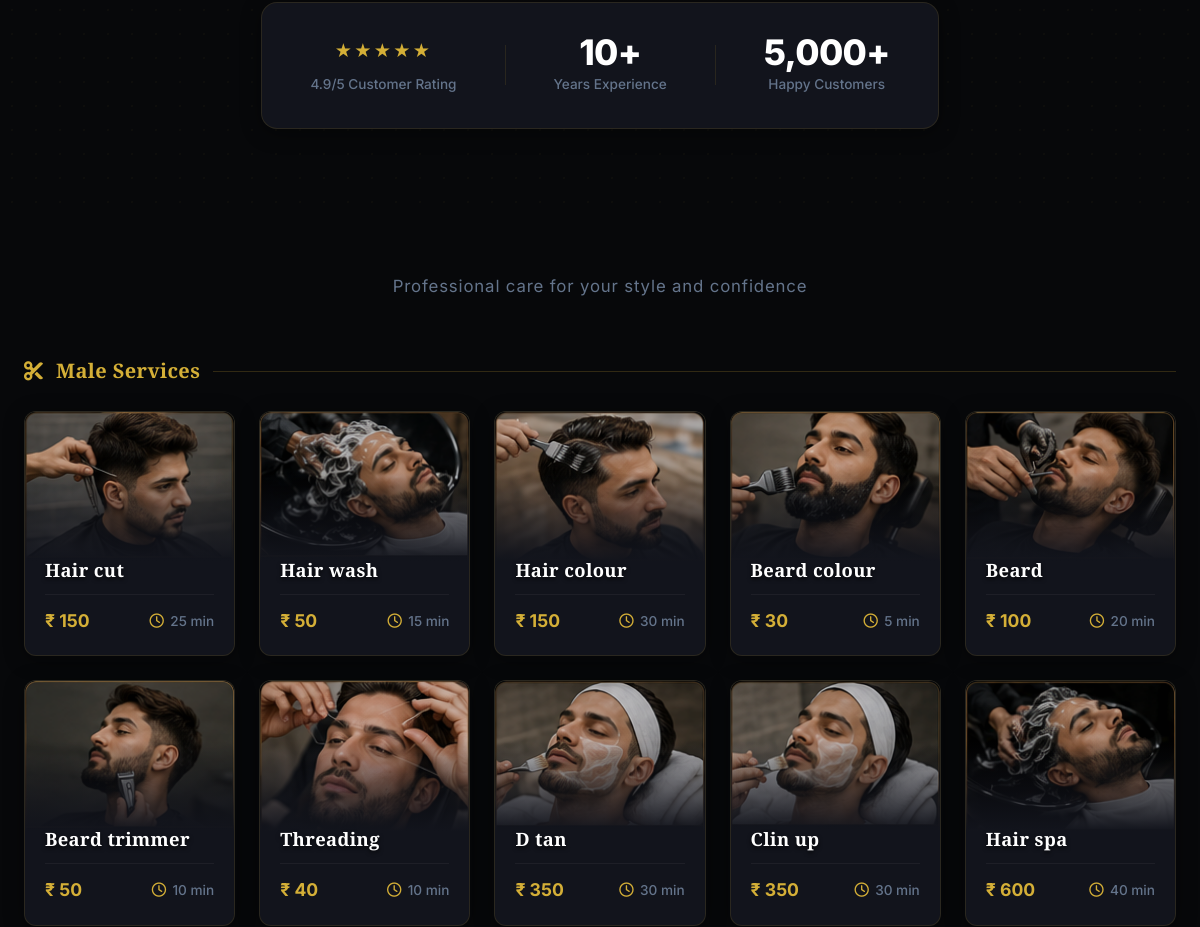
The app's page / (middle part), older data.
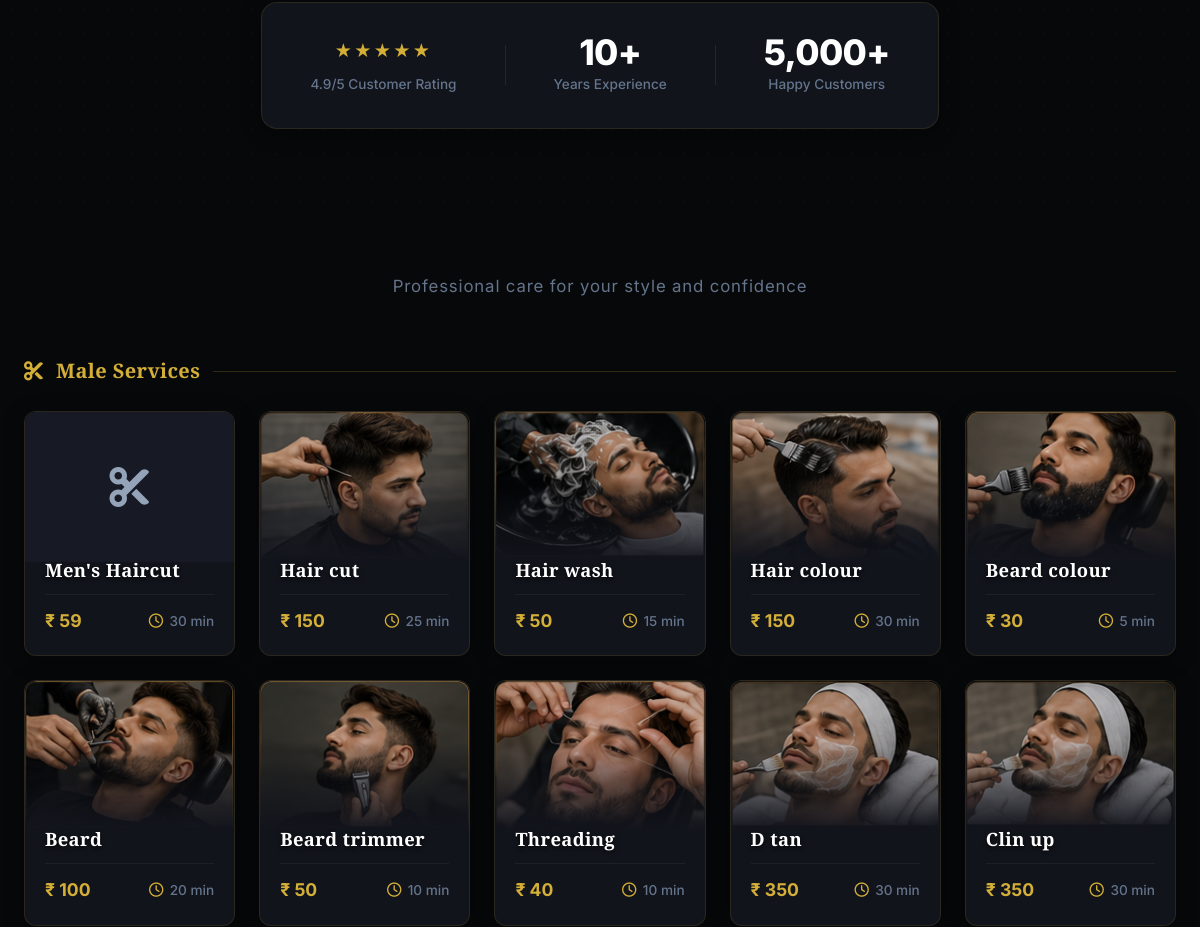
The same page, newer data.
### booking/models.py (models this page shows, shortened)
class Service(models.Model):
    CATEGORY_CHOICES = [
        ('MALE', 'Male Services'),
        ('FEMALE', 'Female Services'),
    ]
    name = models.CharField(max_length=100)
    category = models.CharField(max_length=20, choices=CATEGORY_CHOICES, default='MALE')
    description = models.TextField()
    price = models.DecimalField(max_digits=8, decimal_places=2)
    duration = models.PositiveIntegerField(help_text="Duration in minutes")
    image = models.ImageField(upload_to='services/', null=True, blank=True)
    icon = models.CharField(
        max_length=50,
        default='scissors',
        help_text="Font Awesome icon name (e.g. scissors, star, spa)"
    )
    is_active = models.BooleanField(default=True)
    sort_order = models.PositiveIntegerField(default=0)
    created_at = models.DateTimeField(auto_now_add=True)
    class Meta:
        ordering = ['sort_order', 'price']
        verbose_name = 'Service'
        verbose_name_plural = 'Services'

### booking/views.py (the view)
# urls.py: path('', views.home, name='home'),
def home(request):
    male_services = Service.objects.filter(is_active=True, category='MALE')
    female_services = Service.objects.filter(is_active=True, category='FEMALE')
    barbers = list(Barber.objects.filter(is_active=True))
    featured = next((b for b in barbers if b.name == 'Prashant Borhade'), None)
    barbers.sort(key=lambda b: (b is not featured, -float(b.rating)))
    business_hours = {bh.day: bh for bh in BusinessHour.objects.all()}
    now = timezone.localtime()
    for b in barbers:
        b.is_featured = b is featured
        next_slot = _barber_next_slot(b, business_hours, now)
        if next_slot:
            if next_slot.date() == now.date():
                b.next_slot_label = f"{next_slot.strftime('%I:%M %p')} today"
            elif next_slot.date() == now.date() + timedelta(days=1):
                b.next_slot_label = f"{next_slot.strftime('%I:%M %p')} tomorrow"
            else:
                b.next_slot_label = f"{next_slot.strftime('%a, %I:%M %p')}"
        else:
            b.next_slot_label = None
    available_dates = _available_dates(30)
    context = {
        'male_services': male_services,
        'female_services': female_services,
        'barbers': barbers,
        'available_dates': available_dates,
    }
    return render(request, 'home.html', context)

### booking/models.py (called while the page is built)
def get_shop_setting(key, default=''):
    try:
        return ShopSetting.objects.get(key=key).value
    except ShopSetting.DoesNotExist:
        return default

def slot_step_minutes():
    try:
        return max(5, min(int(get_shop_setting('slot_step', '30')), 120))
    except (TypeError, ValueError):
        return 30

    @property
    def specialty_list(self):
        return [s.strip() for s in self.specialties.split(',') if s.strip()]

    @property
    def initials(self):
        parts = [p for p in self.name.split() if p]
        if not parts:
            return '?'
        if len(parts) == 1:
            return parts[0][:2].upper()
        return (parts[0][0] + parts[1][0]).upper()

### booking/views.py (called while the page is built)
def _generate_slots(open_t: dtime, close_t: dtime, step_minutes: int = None):
    step = step_minutes or slot_step_minutes()
    slots = []
    current = datetime.combine(date.today(), open_t)
    end = datetime.combine(date.today(), close_t)
    while current < end:
        slots.append(current.time())
        current += timedelta(minutes=step)
    return slots

### templates/home.html (shortened to what this page needs)
{% extends 'base.html' %}
{% load static %}
{% block content %}
<section class="hero" id="hero">
  <div class="hero-overlay"></div>
  <div class="hero-trust" data-animate="fade-up" data-delay="200">
    <div class="trust-item">
      <div class="trust-stars">★★★★★</div>
      <div class="trust-label">4.9/5 Customer Rating</div>
    </div>
    <div class="trust-item">
      <div class="trust-number">10+</div>
      <div class="trust-label">Years Experience</div>
    </div>
    <div class="trust-item">
      <div class="trust-number">5,000+</div>
      <div class="trust-label">Happy Customers</div>
    </div>
  </div>
</section>
<section class="section services-section" id="services">
  <div class="container mockup-container">
    <div class="mockup-intro">Professional care for your style and confidence</div>
    {% if male_services %}
    <div class="mockup-category-header">
      <i class="fa-solid fa-scissors mockup-gold"></i>
      <span class="mockup-category-title">Male Services</span>
      <div class="mockup-gold-line"></div>
    </div>
    <div class="mockup-services-grid">
      {% for service in male_services %}
      <div class="mockup-service-card" onclick="selectService(this)"
           data-service-id="{{ service.pk }}"
           data-service-name="{{ service.name }}"
           data-service-price="{{ service.price|floatformat:0 }}"
           data-service-duration="{{ service.duration }}">
        <div class="mockup-card-image">
          {% if service.image %}
            <img src="{{ service.image.url }}" alt="{{ service.name }}" loading="lazy" />
          {% else %}
            <div class="service-icon-placeholder"><i class="fa-solid fa-{{ service.icon|default:'scissors' }}"></i></div>
          {% endif %}
        </div>
        <div class="mockup-card-body">
          <div class="mockup-service-name">{{ service.name }}</div>
          <div class="mockup-service-meta">
            <span class="mockup-price">₹ {{ service.price|floatformat:0 }}</span>
            <span class="mockup-duration"><i class="fa-regular fa-clock"></i> {{ service.duration }} min</span>
          </div>
        </div>
      </div>
      {% endfor %}
    </div>
    {% endif %}
  </div>
</section>
{% endblock %}

Row changes from the older to the newer data that the page shows:
no longer on this page (row unchanged): Service: image (picture), name "Hair spa", price "600", duration "40"
now on this page (row edited): Service: name "Men's Haircut", price "59", duration "30"
